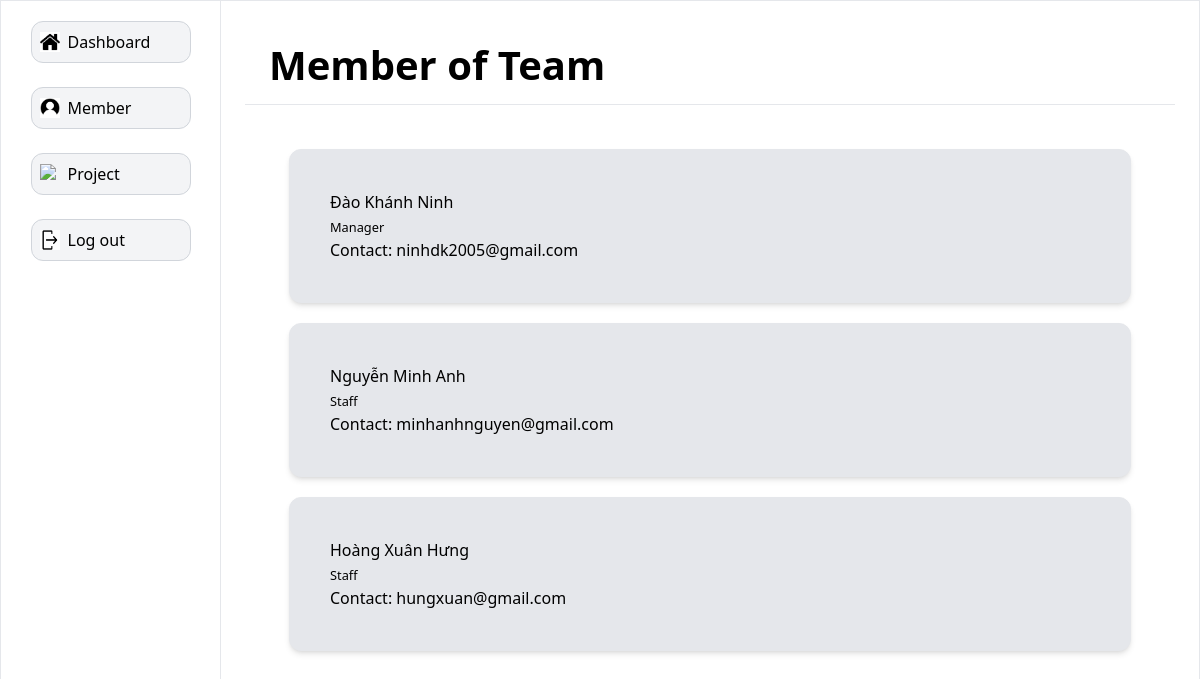
Page /member/ on the committed database.
### main/models.py (models this page shows, shortened)
class Users(AbstractUser):
    gender_dict = {
        'Male': 'Male',
        'Female': 'Female'
    }
    role_dict = {
        'Manager': 'Manager',
        'Staff': 'Staff'
    }
    full_name = models.CharField(max_length=100, blank=True, null=True)
    role = models.CharField(max_length=20, blank=True, null=True, choices=role_dict)
    gender = models.CharField(max_length=50, blank=True, null=True, choices=gender_dict)
    date_of_birth = models.DateField(blank=True, null=True)

### main/views.py (the view)
# urls.py: path('member/', views.member, name='member'),
def member(request):
    current_user = Users.objects.filter(id=request.user.id)
    other_users = Users.objects.exclude(id=request.user.id)
    users = list(current_user) + list(other_users)
    context = {'users': users}
    return render(request, 'main/member.html', context=context)

### main/templates/main/member.html (shortened to what this page needs)
{% extends 'side_bar_member.html' %}
{% load static %}
{% block content %}
<div class="bg-white-200 items-center border-b border-b-gray-200 flex px-6 h-[80px] flex justify-between">
    <div><h1 class="text-[40px] font-bold">Member of Team</h1></div>
</div>
<div class="col-start-2 row-start-2 overflow-y-auto p-6 h-[calc(100vh-200px)]">
    {% for user in users %}
        <div class="flex justify-between border border-gray-200 w-auto m-[20px] rounded-xl p-10 bg bg-gray-200 shadow-md transition delay-150 duration-300 ease-in-out hover:bg-gray-300 hover:scale-100">
            <div>
                <h3>{{ user.full_name }}</h3>
                <small>{{ user.role }}</small>
                <h3>Contact: {{ user.email }}</h3>
            </div>
        </div>
    {% endfor %}
</div>
{% endblock %}

### rows in the picture
Users: full_name "Đào Khánh Ninh", role "Manager", email "ninhdk2005@gmail.com"
Users: full_name "Nguyễn Minh Anh", role "Staff", email "minhanhnguyen@gmail.com"
Users: full_name "Hoàng Xuân Hưng", role "Staff", email "hungxuan@gmail.com"
